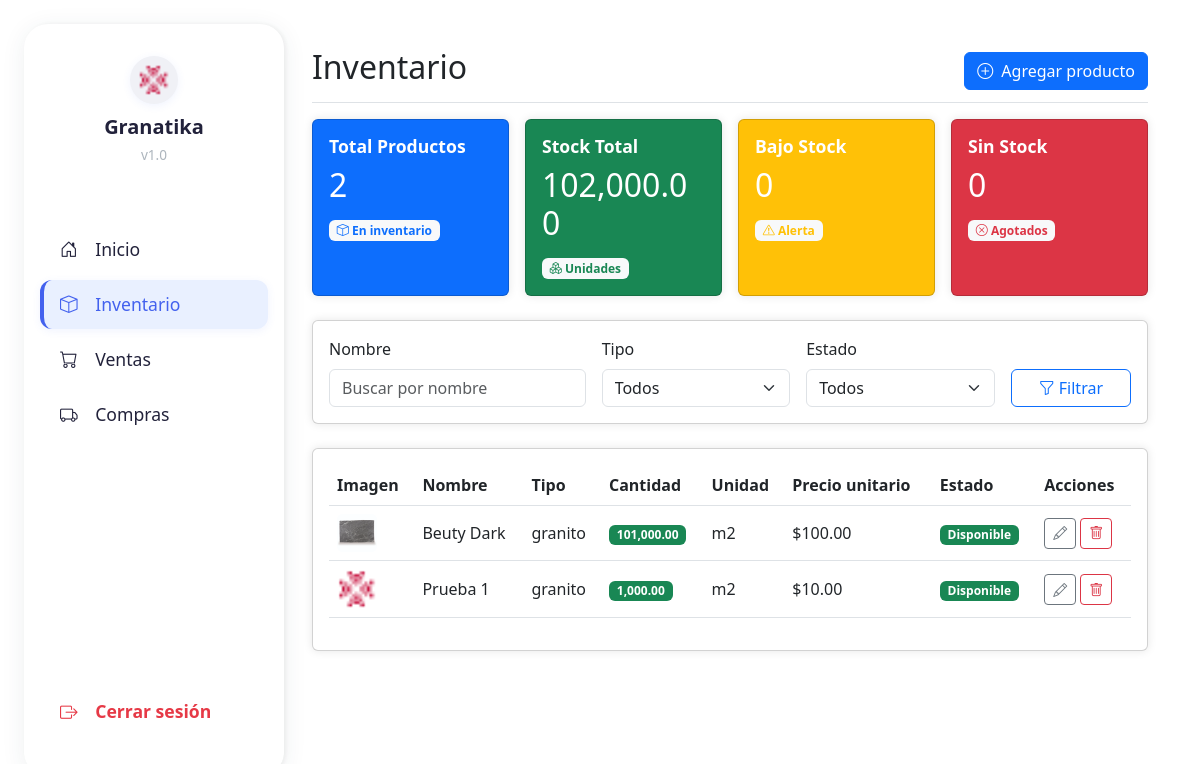
The app's page /inventario.php with its own data.
### tables this page shows
CREATE TABLE `inventario` (
  `id` int(11) NOT NULL,
  `nombre` varchar(100) NOT NULL,
  `tipo` enum('marmol','granito','cuarzo') NOT NULL,
  `cantidad` decimal(10,2) NOT NULL,
  `unidad_medida` varchar(20) NOT NULL,
  `precio_unitario` decimal(10,2) NOT NULL,
  `descripcion` text DEFAULT NULL,
  `fecha_ingreso` date NOT NULL,
  `estado` enum('disponible','agotado','bajo_stock') DEFAULT 'disponible',
  `imagen` varchar(255) DEFAULT NULL,
  `stock_minimo` decimal(10,2) NOT NULL DEFAULT 0.00
);

### inventario.php (the view, shortened to what this page needs)
<!DOCTYPE html>
<html lang="es">
<head>
    <link rel="stylesheet" href="assets/css/style.css">
    <link href="https://cdn.jsdelivr.net/npm/bootstrap@5.3.0/dist/css/bootstrap.min.css" rel="stylesheet">
    <link rel="stylesheet" href="https://cdn.jsdelivr.net/npm/bootstrap-icons@1.11.0/font/bootstrap-icons.css">
</head>
<body>
    <nav id="sidebar" class="sidebar">
        <div class="sidebar-header">
            <div class="logo-circle">
                <img src="img/favicon.png" alt="Logo Granatika">
            </div>
            <div class="brand-title">Granatika</div>
            <div class="brand-version">v1.0</div>
        </div>
        <div class="position-sticky pt-3">
            <ul class="nav flex-column">
                <li class="nav-item">
                    <a class="nav-link" href="index.php">
                        <i class="bi bi-house-door"></i> Inicio
                    </a>
                </li>
                <li class="nav-item">
                    <a class="nav-link active" href="inventario.php">
                        <i class="bi bi-box"></i> Inventario
                    </a>
                </li>
                <li class="nav-item">
                    <a class="nav-link" href="ventas.php">
                        <i class="bi bi-cart"></i> Ventas
                    </a>
                </li>
                <li class="nav-item">
                    <a class="nav-link" href="compras.php">
                        <i class="bi bi-truck"></i> Compras
                    </a>
                </li>
            </ul>
            <div class="cerrar-sesion">
                <a href="logout.php" class="nav-link text-danger fw-bold" style="display: flex; align-items: center; gap: 0.7rem;">
                    <i class="bi bi-box-arrow-right"></i> Cerrar sesión
                </a>
            </div>
        </div>
    </nav>
    <main id="mainContent">
        <div class="container-fluid">
            <div class="d-flex justify-content-between flex-wrap flex-md-nowrap align-items-center pt-3 pb-2 mb-3 border-bottom">
                <h1 class="h2">Inventario</h1>
                <button class="btn btn-primary d-flex align-items-center gap-2" data-bs-toggle="modal" data-bs-target="#modalAgregarProducto">
                    <i class="bi bi-plus-circle"></i> Agregar producto
                </button>
            </div>
            <div class="row mb-4 g-3">
                <div class="col-md-3 col-6">
                    <div class="card bg-primary text-white h-100">
                        <div class="card-body">
                            <h6 class="card-title mb-0">Total Productos</h6>
                            <h2 class="card-text mt-2">
                                <?php
                                require_once 'config/database.php';
                                $query = "SELECT COUNT(*) as total FROM inventario";
                                $result = $conn->query($query);
                                $row = $result->fetch_assoc();
                                echo number_format($row['total'] ?? 0);
                                ?>
                            </h2>
                            <span class="badge bg-light text-primary mt-2"><i class="bi bi-box"></i> En inventario</span>
                        </div>
                    </div>
                </div>
                <div class="col-md-3 col-6">
                    <div class="card bg-success text-white h-100">
                        <div class="card-body">
                            <h6 class="card-title mb-0">Stock Total</h6>
                            <h2 class="card-text mt-2">
                                <?php
                                $query = "SELECT SUM(cantidad) as total FROM inventario";
                                $result = $conn->query($query);
                                $row = $result->fetch_assoc();
                                echo number_format($row['total'] ?? 0, 2);
                                ?>
                            </h2>
                            <span class="badge bg-light text-success mt-2"><i class="bi bi-boxes"></i> Unidades</span>
                        </div>
                    </div>
                </div>
                <div class="col-md-3 col-6">
                    <div class="card bg-warning text-white h-100">
                        <div class="card-body">
                            <h6 class="card-title mb-0">Bajo Stock</h6>
                            <h2 class="card-text mt-2">
                                <?php
                                $query = "SELECT COUNT(*) as total FROM inventario WHERE cantidad < 10 AND cantidad > 0";
                                $result = $conn->query($query);
                                $row = $result->fetch_assoc();
                                echo number_format($row['total'] ?? 0);
                                ?>
                            </h2>
                            <span class="badge bg-light text-warning mt-2"><i class="bi bi-exclamation-triangle"></i> Alerta</span>
                        </div>
                    </div>
                </div>
                <div class="col-md-3 col-6">
                    <div class="card bg-danger text-white h-100">
                        <div class="card-body">
                            <h6 class="card-title mb-0">Sin Stock</h6>
                            <h2 class="card-text mt-2">
                                <?php
                                $query = "SELECT COUNT(*) as total FROM inventario WHERE cantidad = 0";
                                $result = $conn->query($query);
                                $row = $result->fetch_assoc();
                                echo number_format($row['total'] ?? 0);
                                ?>
                            </h2>
                            <span class="badge bg-light text-danger mt-2"><i class="bi bi-x-circle"></i> Agotados</span>
                        </div>
                    </div>
                </div>
            </div>
            <div class="card mb-4">
                <div class="card-body">
                    <form class="row g-3 align-items-end" id="filtrosInventario">
                        <div class="col-md-4 col-12">
                            <label for="filtroNombre" class="form-label">Nombre</label>
                            <input type="text" class="form-control" id="filtroNombre" name="nombre" placeholder="Buscar por nombre">
                        </div>
                        <div class="col-md-3 col-6">
                            <label for="filtroTipo" class="form-label">Tipo</label>
                            <select class="form-select" id="filtroTipo" name="tipo">
                                <option value="">Todos</option>
                            </select>
                        </div>
                        <div class="col-md-3 col-6">
                            <label for="filtroEstado" class="form-label">Estado</label>
                            <select class="form-select" id="filtroEstado" name="estado">
                                <option value="">Todos</option>
                            </select>
                        </div>
                        <div class="col-md-2 col-12 d-grid">
                            <button type="submit" class="btn btn-outline-primary"><i class="bi bi-funnel"></i> Filtrar</button>
                        </div>
                    </form>
                </div>
            </div>
            <div class="card">
                <div class="card-body">
                    <div class="table-responsive">
                        <table class="table table-hover align-middle">
                            <thead>
                                <tr>
                                    <th>Imagen</th>
                                    <th>Nombre</th>
                                    <th>Tipo</th>
                                    <th>Cantidad</th>
                                    <th>Unidad</th>
                                    <th>Precio unitario</th>
                                    <th>Estado</th>
                                    <th>Acciones</th>
                                </tr>
                            </thead>
                            <tbody>
                                <?php
                                $query = "SELECT id, nombre, tipo, cantidad, unidad_medida, precio_unitario, estado, imagen FROM inventario ORDER BY nombre";
                                $result = $conn->query($query);
                                while($row = $result->fetch_assoc()) {
                                    $cantidad = floatval($row['cantidad']);
                                    if ($cantidad == 0) {
                                        $estado = 'Sin stock';
                                        $stockClass = 'danger';
                                    } elseif ($cantidad < 10) {
                                        $estado = 'Bajo stock';
                                        $stockClass = 'warning';
                                    } else {
                                        $estado = 'Disponible';
                                        $stockClass = 'success';
                                    }
                                    echo "<tr>";
                                    echo "<td><img src='" . htmlspecialchars($row['imagen'] ?? 'img/no-image.png') . "' class='rounded' alt='Producto' width='40'></td>";
                                    echo "<td>" . htmlspecialchars($row['nombre']) . "</td>";
                                    echo "<td>" . htmlspecialchars($row['tipo']) . "</td>";
                                    echo "<td><span class='badge bg-$stockClass'>" . number_format($cantidad, 2) . "</span></td>";
                                    echo "<td>m2</td>";
                                    echo "<td>$" . number_format($row['precio_unitario'], 2) . "</td>";
                                    echo "<td><span class='badge bg-$stockClass'>" . $estado . "</span></td>";
                                    echo "<td>";
                                    echo "<button class='btn btn-sm btn-outline-secondary me-1 btn-editar-producto' data-id='" . $row['id'] . "' title='Editar'><i class='bi bi-pencil'></i></button>";
                                    echo "<button class='btn btn-sm btn-outline-danger btn-eliminar-producto' data-id='" . $row['id'] . "' title='Eliminar'><i class='bi bi-trash'></i></button>";
                                    echo "</td>";
                                    echo "</tr>";
                                }
                                ?>
                            </tbody>
                        </table>
                    </div>
                </div>
            </div>
        </div>
    </main>
</body>
</html>

### assets/css/style.css (style rules this page uses)
body { font-family: 'Segoe UI', Tahoma, Geneva, Verdana, sans-serif; background-color: #f8f9fa; overflow: auto !important; }
#sidebar { background: #fff !important; box-shadow: 0 4px 24px rgba(44,62,80,0.08), 2px 0 5px rgba(0,0,0,0.06) !important; border-radius: 24px !important; margin: 24px 0 24px 24px !important; padding: 1.5rem 0.5rem 1.5rem 0.5rem !important; transition: box-shadow 0.3s, border-radius 0.3s, margin 0.3s; width: 260px !important; min-width: 220px; max-width: 280px; display: flex; flex-direction: column; height: calc(100vh - 48px) !important; }
.sidebar-header { display: flex; flex-direction: column; align-items: center; margin-bottom: 2.5rem !important; margin-top: 0.5rem !important; }
.logo-circle { width: 48px; height: 48px; border-radius: 50%; background: #f0f1f6; display: flex; align-items: center; justify-content: center; margin-bottom: 0.5rem; box-shadow: 0 2px 8px rgba(67,97,238,0.08); }
.logo-circle img { width: 32px; height: 32px; }
.brand-title { font-size: 1.25rem; font-weight: 700; color: #22223b; margin-bottom: 0.2rem; }
.brand-version { font-size: 0.85rem; color: #adb5bd; }
.sidebar .nav-link { color: #22223b !important; font-size: 1.1rem !important; font-weight: 500 !important; display: flex !important; align-items: center !important; gap: 1.1rem !important; opacity: 1 !important; text-indent: 0 !important; text-decoration: none !important; background: transparent !important; border-left: 4px solid transparent; border-radius: 12px !important; margin: 0.2rem 0.5rem; padding: 0.7rem 1rem !important; transition: background 0.18s, color 0.18s, border-color 0.18s, box-shadow 0.18s; }
.sidebar .nav-link.active, .sidebar .nav-link:focus { background: #e9f0ff !important; color: #4361ee !important; border-left: 4px solid #4361ee; box-shadow: 0 2px 8px rgba(67,97,238,0.08); }
.sidebar .nav-link.active .bi, .sidebar .nav-link:focus .bi { color: #4361ee !important; }
.sidebar .cerrar-sesion { margin-top: auto !important; padding-bottom: 8px; width: 100%; }
.sidebar .cerrar-sesion .nav-link { color: #e63946 !important; font-weight: 600 !important; border-left: 4px solid transparent; border-radius: 12px !important; margin-bottom: 0.5rem; transition: background 0.18s, color 0.18s, border-color 0.18s; }
.card { border: none; border-radius: 10px; box-shadow: 0 0 10px rgba(0,0,0,0.1); transition: transform 0.3s; }
.card-title { font-size: 1.1rem; font-weight: 600; margin-bottom: 1rem; }
.table { margin-bottom: 0; }
.table th { border-top: none; font-weight: 600; }
@media (min-width: 992px) { #sidebar { width: 260px !important; position: fixed !important; left: 0; top: 0; bottom: 0; z-index: 1030; background: #fff; } }
@media (min-width: 992px) { main#mainContent { margin-left: 260px !important; padding: 2rem 2.5rem 2rem 2.5rem !important; min-height: 100vh; transition: margin-left 0.3s; } }
body > .sidebar, body .sidebar { margin-top: 12px !important; margin-bottom: 12px !important; margin-left: 24px !important; box-sizing: border-box !important; }
.sidebar .position-sticky { display: flex; flex-direction: column; height: 100%; }

### records on screen
inventario: imagen (picture), nombre "Beuty Dark", tipo "granito", cantidad "101,000.00", precio_unitario "100.00", cantidad "Disponible"
inventario: imagen (picture), nombre "Prueba 1", tipo "granito", cantidad "1,000.00", precio_unitario "10.00", cantidad "Disponible"

### other values on screen
$row['total'] "2"
$row['total'] "102,000.00"
$row['total'] "0"
